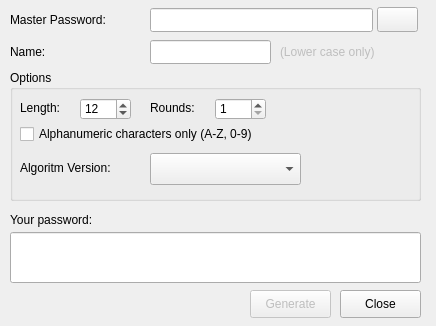
<?xml version="1.0" encoding="UTF-8"?>
<ui version="4.0">
 <class>MainWindow</class>
 <widget class="QMainWindow" name="MainWindow">
  <property name="geometry">
   <rect>
    <x>0</x>
    <y>0</y>
    <width>436</width>
    <height>326</height>
   </rect>
  </property>
  <property name="windowTitle">
   <string>DGP</string>
  </property>
  <property name="windowIcon">
   <iconset resource="Resources.qrc">
    <normaloff>:/MainIcon.ico</normaloff>:/MainIcon.ico</iconset>
  </property>
  <widget class="QWidget" name="centralwidget">
   <widget class="QLabel" name="label">
    <property name="geometry">
     <rect>
      <x>10</x>
      <y>12</y>
      <width>131</width>
      <height>16</height>
     </rect>
    </property>
    <property name="text">
     <string>Master Password:</string>
    </property>
   </widget>
   <widget class="QLineEdit" name="MasterPassEdit">
    <property name="geometry">
     <rect>
      <x>150</x>
      <y>8</y>
      <width>223</width>
      <height>24</height>
     </rect>
    </property>
    <property name="echoMode">
     <enum>QLineEdit::Password</enum>
    </property>
   </widget>
   <widget class="QLabel" name="label_2">
    <property name="geometry">
     <rect>
      <x>10</x>
      <y>44</y>
      <width>111</width>
      <height>16</height>
     </rect>
    </property>
    <property name="text">
     <string>Name:</string>
    </property>
   </widget>
   <widget class="QLineEdit" name="NameEdit">
    <property name="geometry">
     <rect>
      <x>150</x>
      <y>40</y>
      <width>121</width>
      <height>24</height>
     </rect>
    </property>
   </widget>
   <widget class="QLabel" name="label_3">
    <property name="enabled">
     <bool>false</bool>
    </property>
    <property name="geometry">
     <rect>
      <x>280</x>
      <y>44</y>
      <width>141</width>
      <height>16</height>
     </rect>
    </property>
    <property name="text">
     <string>(Lower case only)</string>
    </property>
   </widget>
   <widget class="QGroupBox" name="groupBox">
    <property name="geometry">
     <rect>
      <x>10</x>
      <y>70</y>
      <width>411</width>
      <height>131</height>
     </rect>
    </property>
    <property name="title">
     <string>Options</string>
    </property>
    <widget class="QLabel" name="LengthLabel">
     <property name="geometry">
      <rect>
       <x>10</x>
       <y>30</y>
       <width>51</width>
       <height>16</height>
      </rect>
     </property>
     <property name="text">
      <string>Length:</string>
     </property>
    </widget>
    <widget class="QSpinBox" name="PassLength">
     <property name="geometry">
      <rect>
       <x>70</x>
       <y>28</y>
       <width>51</width>
       <height>22</height>
      </rect>
     </property>
     <property name="minimum">
      <number>8</number>
     </property>
     <property name="value">
      <number>12</number>
     </property>
    </widget>
    <widget class="QSpinBox" name="Rounds">
     <property name="geometry">
      <rect>
       <x>205</x>
       <y>28</y>
       <width>51</width>
       <height>22</height>
      </rect>
     </property>
     <property name="minimum">
      <number>1</number>
     </property>
     <property name="value">
      <number>1</number>
     </property>
    </widget>
    <widget class="QLabel" name="RoundsLabel">
     <property name="geometry">
      <rect>
       <x>140</x>
       <y>30</y>
       <width>58</width>
       <height>16</height>
      </rect>
     </property>
     <property name="text">
      <string>Rounds:</string>
     </property>
    </widget>
    <widget class="QCheckBox" name="AlphaCharsCheck">
     <property name="geometry">
      <rect>
       <x>10</x>
       <y>54</y>
       <width>381</width>
       <height>20</height>
      </rect>
     </property>
     <property name="text">
      <string>Alphanumeric characters only (A-Z, 0-9)</string>
     </property>
    </widget>
    <widget class="QLabel" name="AlgoVersionText">
     <property name="geometry">
      <rect>
       <x>10</x>
       <y>90</y>
       <width>121</width>
       <height>16</height>
      </rect>
     </property>
     <property name="text">
      <string>Algoritm Version:</string>
     </property>
    </widget>
    <widget class="QComboBox" name="AlgoCombo">
     <property name="geometry">
      <rect>
       <x>140</x>
       <y>83</y>
       <width>151</width>
       <height>32</height>
      </rect>
     </property>
    </widget>
   </widget>
   <widget class="QLabel" name="label_4">
    <property name="geometry">
     <rect>
      <x>10</x>
      <y>212</y>
      <width>111</width>
      <height>16</height>
     </rect>
    </property>
    <property name="text">
     <string>Your password:</string>
    </property>
   </widget>
   <widget class="QLineEdit" name="lineEdit">
    <property name="geometry">
     <rect>
      <x>10</x>
      <y>232</y>
      <width>411</width>
      <height>51</height>
     </rect>
    </property>
    <property name="font">
     <font>
      <family>Tahoma</family>
      <pointsize>14</pointsize>
      <weight>75</weight>
      <bold>true</bold>
     </font>
    </property>
    <property name="text">
     <string/>
    </property>
    <property name="alignment">
     <set>Qt::AlignCenter</set>
    </property>
    <property name="readOnly">
     <bool>true</bool>
    </property>
   </widget>
   <widget class="QPushButton" name="pushButton">
    <property name="geometry">
     <rect>
      <x>377</x>
      <y>7</y>
      <width>41</width>
      <height>25</height>
     </rect>
    </property>
    <property name="toolTip">
     <string>Show master password</string>
    </property>
    <property name="text">
     <string/>
    </property>
    <property name="icon">
     <iconset resource="Resources.qrc">
      <normaloff>:/showpwd.png</normaloff>:/showpwd.png</iconset>
    </property>
    <property name="checkable">
     <bool>true</bool>
    </property>
   </widget>
   <widget class="QPushButton" name="CloseButton">
    <property name="geometry">
     <rect>
      <x>340</x>
      <y>290</y>
      <width>81</width>
      <height>28</height>
     </rect>
    </property>
    <property name="text">
     <string>Close</string>
    </property>
   </widget>
   <widget class="QPushButton" name="GenerateButton">
    <property name="enabled">
     <bool>false</bool>
    </property>
    <property name="geometry">
     <rect>
      <x>250</x>
      <y>290</y>
      <width>81</width>
      <height>28</height>
     </rect>
    </property>
    <property name="text">
     <string>Generate</string>
    </property>
   </widget>
  </widget>
 </widget>
 <resources>
  <include location="Resources.qrc"/>
 </resources>
 <connections/>
</ui>
